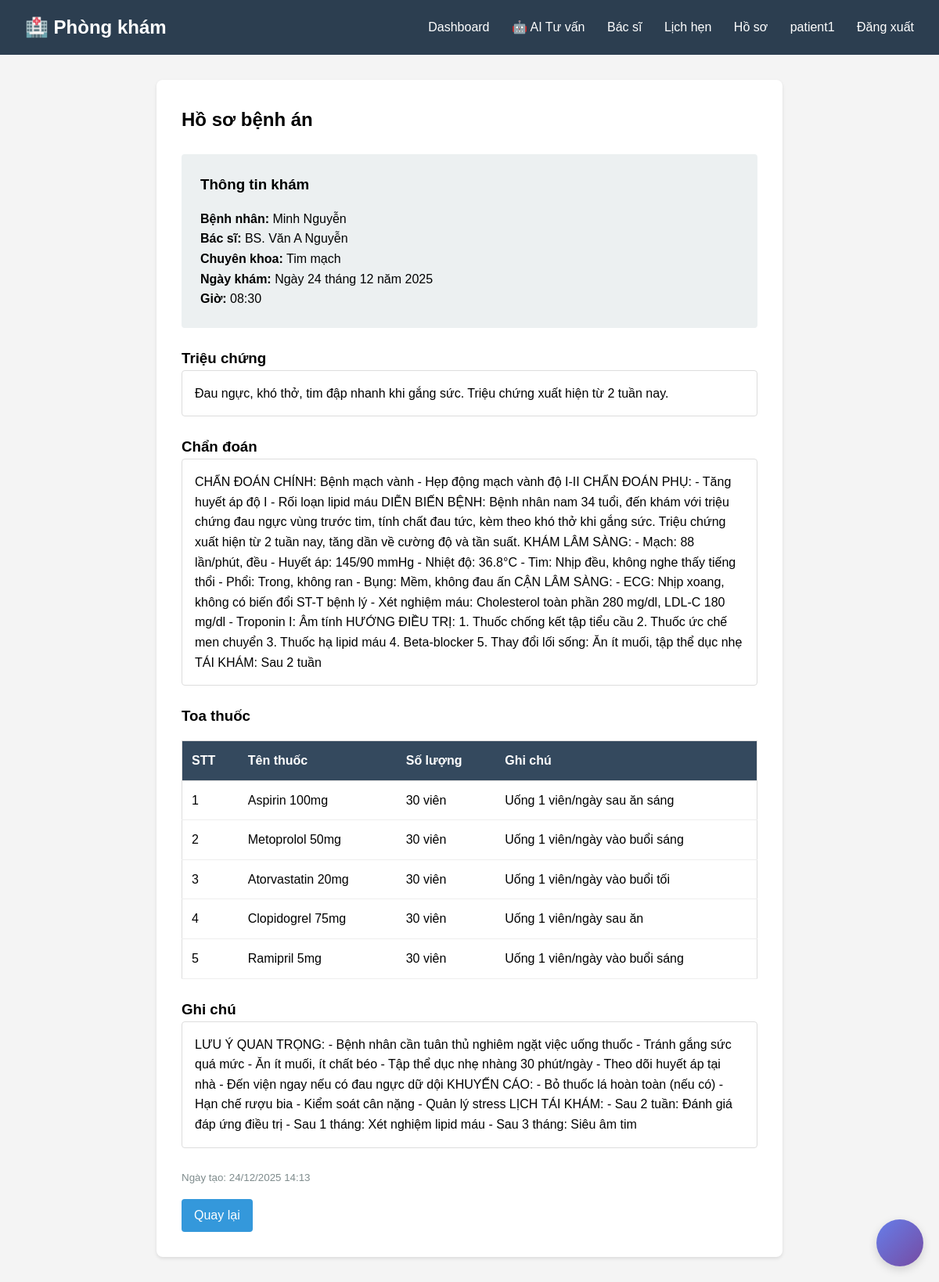
/medical-records/xem-ho-so/17/ (signed in), run on the app's committed database.
### medical_records/models.py (models this page shows, shortened)
class HoSoBenhAn(models.Model):
    lich_hen = models.OneToOneField(LichHen, on_delete=models.CASCADE, related_name='ho_so_benh_an', verbose_name="Lịch hẹn")
    chan_doan = models.TextField(verbose_name="Chẩn đoán")
    ghi_chu = models.TextField(blank=True, verbose_name="Ghi chú")
    ngay_tao = models.DateTimeField(auto_now_add=True, verbose_name="Ngày tạo")
    ngay_cap_nhat = models.DateTimeField(auto_now=True, verbose_name="Cập nhật")
    class Meta:
        verbose_name = "Hồ sơ bệnh án"
        verbose_name_plural = "Hồ sơ bệnh án"
        ordering = ['-ngay_tao']

class ToaThuoc(models.Model):
    ho_so_benh_an = models.ForeignKey(HoSoBenhAn, on_delete=models.CASCADE, related_name='toa_thuoc', verbose_name="Hồ sơ bệnh án")
    thuoc = models.ForeignKey(Thuoc, on_delete=models.CASCADE, verbose_name="Thuốc")
    so_luong = models.PositiveIntegerField(verbose_name="Số lượng")
    ghi_chu = models.CharField(max_length=500, blank=True, verbose_name="Ghi chú")
    class Meta:
        verbose_name = "Toa thuốc"
        verbose_name_plural = "Toa thuốc"

class Thuoc(models.Model):
    ten_thuoc = models.CharField(max_length=200, verbose_name="Tên thuốc")
    don_vi = models.CharField(max_length=50, default="viên", verbose_name="Đơn vị")
    class Meta:
        verbose_name = "Thuốc"
        verbose_name_plural = "Thuốc"

### appointments/models.py (models this page shows, shortened)
class LichHen(models.Model):
    TRANG_THAI_CHOICES = [
        ('pending', 'Chờ xác nhận'),
        ('approved', 'Đã xác nhận'),
        ('canceled', 'Đã hủy'),
        ('completed', 'Hoàn thành'),
    ]
    benh_nhan = models.ForeignKey(HoSoBenhNhan, on_delete=models.CASCADE, related_name='lich_hen', verbose_name="Bệnh nhân")
    bac_si = models.ForeignKey(HoSoBacSi, on_delete=models.CASCADE, related_name='lich_hen', verbose_name="Bác sĩ")
    lich_lam_viec = models.ForeignKey(LichLamViec, on_delete=models.CASCADE, related_name='lich_hen', verbose_name="Lịch")
    ngay = models.DateField(verbose_name="Ngày khám")
    gio = models.TimeField(verbose_name="Giờ khám")
    trang_thai = models.CharField(max_length=20, choices=TRANG_THAI_CHOICES, default='pending', verbose_name="Trạng thái")
    trieu_chung = models.TextField(blank=True, verbose_name="Triệu chứng")
    ngay_tao = models.DateTimeField(auto_now_add=True, verbose_name="Ngày tạo")
    ngay_cap_nhat = models.DateTimeField(auto_now=True, verbose_name="Cập nhật")
    class Meta:
        verbose_name = "Lịch hẹn"
        verbose_name_plural = "Lịch hẹn"
        ordering = ['-ngay', '-gio']

### accounts/models.py (models this page shows, shortened)
class HoSoBenhNhan(models.Model):
    GIOI_TINH_CHOICES = [
        ('M', 'Nam'),
        ('F', 'Nữ'),
        ('O', 'Khác'),
    ]
    nguoi_dung = models.OneToOneField(User, on_delete=models.CASCADE, related_name='ho_so_benh_nhan')
    ngay_sinh = models.DateField(verbose_name="Ngày sinh")
    gioi_tinh = models.CharField(max_length=1, choices=GIOI_TINH_CHOICES, verbose_name="Giới tính")
    so_dien_thoai = models.CharField(max_length=15, verbose_name="Số điện thoại")
    dia_chi = models.TextField(blank=True, verbose_name="Địa chỉ")
    anh_dai_dien = models.ImageField(upload_to='benh_nhan/', blank=True, null=True, verbose_name="Ảnh đại diện")
    class Meta:
        verbose_name = "Hồ sơ bệnh nhân"
        verbose_name_plural = "Hồ sơ bệnh nhân"

class HoSoBacSi(models.Model):
    nguoi_dung = models.OneToOneField(User, on_delete=models.CASCADE, related_name='ho_so_bac_si')
    chuyen_khoa = models.ForeignKey(ChuyenKhoa, on_delete=models.SET_NULL, null=True, verbose_name="Chuyên khoa")
    mo_ta = models.TextField(blank=True, verbose_name="Mô tả")
    bang_cap = models.CharField(max_length=200, verbose_name="Bằng cấp")
    so_dien_thoai = models.CharField(max_length=15, verbose_name="Số điện thoại")
    phi_kham = models.DecimalField(max_digits=10, decimal_places=2, default=0, verbose_name="Phí khám")
    anh_dai_dien = models.ImageField(upload_to='bac_si/', blank=True, null=True, verbose_name="Ảnh đại diện")
    class Meta:
        verbose_name = "Hồ sơ bác sĩ"
        verbose_name_plural = "Hồ sơ bác sĩ"

class ChuyenKhoa(models.Model):
    ten = models.CharField(max_length=100, verbose_name="Tên chuyên khoa")
    mo_ta = models.TextField(blank=True, verbose_name="Mô tả")
    class Meta:
        verbose_name = "Chuyên khoa"
        verbose_name_plural = "Chuyên khoa"
    def __str__(self):
        return self.ten

### medical_records/views.py (the view)
# urls.py: path('xem-ho-so/<int:ho_so_id>/', views.xem_ho_so_benh_an, name='xem_ho_so_benh_an'),
@login_required
def xem_ho_so_benh_an(request, ho_so_id):
    ho_so = get_object_or_404(HoSoBenhAn, id=ho_so_id)
    if hasattr(request.user, 'ho_so_benh_nhan'):
        if ho_so.lich_hen.benh_nhan != request.user.ho_so_benh_nhan:
            messages.error(request, 'Bạn không có quyền xem hồ sơ này')
            return redirect('lich_su_kham_benh')
    elif hasattr(request.user, 'ho_so_bac_si'):
        if ho_so.lich_hen.bac_si != request.user.ho_so_bac_si:
            messages.error(request, 'Bạn không có quyền xem hồ sơ này')
            return redirect('lich_su_kham_benh')
    return render(request, 'medical_records/xem_ho_so_benh_an.html', {'ho_so': ho_so})

### templates/medical_records/xem_ho_so_benh_an.html (shortened to what this page needs)
{% extends 'base.html' %}
{% block content %}
<div class="card" style="max-width: 800px; margin: 0 auto;">
    <h2>Hồ sơ bệnh án</h2>
    <div style="background: #ecf0f1; padding: 1.5rem; border-radius: 4px; margin: 1.5rem 0;">
        <h3 style="margin-bottom: 1rem;">Thông tin khám</h3>
        <p><strong>Bệnh nhân:</strong> {{ ho_so.lich_hen.benh_nhan.nguoi_dung.get_full_name }}</p>
        <p><strong>Bác sĩ:</strong> BS. {{ ho_so.lich_hen.bac_si.nguoi_dung.get_full_name }}</p>
        <p><strong>Chuyên khoa:</strong> {{ ho_so.lich_hen.bac_si.chuyen_khoa }}</p>
        <p><strong>Ngày khám:</strong> {{ ho_so.lich_hen.ngay }}</p>
        <p><strong>Giờ:</strong> {{ ho_so.lich_hen.gio }}</p>
    </div>
    <div style="margin: 1.5rem 0;">
        <h3>Triệu chứng</h3>
        <p style="background: #fff; padding: 1rem; border: 1px solid #ddd; border-radius: 4px;">
            {{ ho_so.lich_hen.trieu_chung|default:"Không có" }}
        </p>
    </div>
    <div style="margin: 1.5rem 0;">
        <h3>Chẩn đoán</h3>
        <p style="background: #fff; padding: 1rem; border: 1px solid #ddd; border-radius: 4px;">
            {{ ho_so.chan_doan }}
        </p>
    </div>
    <div style="margin: 1.5rem 0;">
        <h3>Toa thuốc</h3>
        {% if ho_so.toa_thuoc.exists %}
        <table style="width: 100%; border-collapse: collapse; background: #fff; border: 1px solid #ddd; border-radius: 4px;">
            <thead>
                <tr style="background: #f8f9fa;">
                    <th style="padding: 0.75rem; border-bottom: 1px solid #ddd; text-align: left;">STT</th>
                    <th style="padding: 0.75rem; border-bottom: 1px solid #ddd; text-align: left;">Tên thuốc</th>
                    <th style="padding: 0.75rem; border-bottom: 1px solid #ddd; text-align: left;">Số lượng</th>
                    <th style="padding: 0.75rem; border-bottom: 1px solid #ddd; text-align: left;">Ghi chú</th>
                </tr>
            </thead>
            <tbody>
                {% for thuoc in ho_so.toa_thuoc.all %}
                <tr>
                    <td style="padding: 0.75rem; border-bottom: 1px solid #eee;">{{ forloop.counter }}</td>
                    <td style="padding: 0.75rem; border-bottom: 1px solid #eee;">{{ thuoc.thuoc.ten_thuoc }}</td>
                    <td style="padding: 0.75rem; border-bottom: 1px solid #eee;">{{ thuoc.so_luong }} {{ thuoc.thuoc.don_vi }}</td>
                    <td style="padding: 0.75rem; border-bottom: 1px solid #eee;">{{ thuoc.ghi_chu|default:"-" }}</td>
                </tr>
                {% endfor %}
            </tbody>
        </table>
        {% else %}
        <p style="background: #fff; padding: 1rem; border: 1px solid #ddd; border-radius: 4px; color: #7f8c8d;">
            Không có toa thuốc được kê
        </p>
        {% endif %}
    </div>
    {% if ho_so.ghi_chu %}
    <div style="margin: 1.5rem 0;">
        <h3>Ghi chú</h3>
        <p style="background: #fff; padding: 1rem; border: 1px solid #ddd; border-radius: 4px;">
            {{ ho_so.ghi_chu }}
        </p>
    </div>
    {% endif %}
    <p style="color: #7f8c8d; margin-top: 1.5rem;">
        <small>Ngày tạo: {{ ho_so.ngay_tao|date:"d/m/Y H:i" }}</small>
    </p>
    <a href="{% url 'lich_su_kham_benh' %}" class="btn" style="margin-top: 1rem;">Quay lại</a>
</div>
{% endblock %}

### templates/base.html (shortened to what this page needs)
<!DOCTYPE html>
<html lang="vi">
<head>
</head>
<body>
    <div class="navbar">
        <div class="container">
            <h1>🏥 Phòng khám</h1>
            <nav>
                {% if user.is_authenticated %}
                    <a href="{% url 'bang_dieu_khien' %}">Dashboard</a>
                    {% if user.ho_so_benh_nhan %}
                        <a href="{% url 'ai_chatbox:chat_interface' %}">🤖 AI Tư vấn</a>
                        <a href="{% url 'danh_sach_bac_si' %}">Bác sĩ</a>
                        <a href="{% url 'lich_hen_cua_toi' %}">Lịch hẹn</a>
                        <a href="{% url 'lich_su_kham_benh' %}">Hồ sơ</a>
                    {% elif user.ho_so_bac_si %}
                        <a href="{% url 'lich_lam_viec_cua_toi' %}">Lịch làm việc</a>
                        <a href="{% url 'lich_hen_cua_toi' %}">Lịch hẹn</a>
                        <a href="{% url 'lich_su_kham_benh' %}">Hồ sơ bệnh án</a>
                    {% else %}
                        <a href="{% url 'danh_sach_bac_si' %}">Bác sĩ</a>
                        <a href="{% url 'lich_hen_cua_toi' %}">Lịch hẹn</a>
                        <a href="{% url 'lich_su_kham_benh' %}">Hồ sơ</a>
                        <a href="{% url 'quan_ly_bac_si' %}">Quản lý bác sĩ</a>
                    {% endif %}
                    <a href="{% url 'ho_so' %}">{{ user.username }}</a>
                    <a href="{% url 'dang_xuat' %}">Đăng xuất</a>
                {% else %}
                    <a href="{% url 'dang_nhap' %}">Đăng nhập</a>
                    <a href="{% url 'dang_ky' %}">Đăng ký</a>
                {% endif %}
            </nav>
        </div>
    </div>
    <div class="container">
        {% block content %}{% endblock %}
    </div>
    {% if user.is_authenticated and user.ho_so_benh_nhan %}
        {% include 'ai_chatbox/widget.html' %}
    {% endif %}
</body>
</html>

### templates/base.html (style rules this page uses)
* { margin: 0; padding: 0; box-sizing: border-box; }
body { font-family: Arial, sans-serif; line-height: 1.6; background: #f4f4f4; }
.navbar { background: #2c3e50; color: white; padding: 1rem; }
.navbar .container { max-width: 1200px; margin: 0 auto; display: flex; justify-content: space-between; align-items: center; }
.navbar h1 { font-size: 1.5rem; }
.navbar nav a { color: white; text-decoration: none; margin-left: 1.5rem; }
.container { max-width: 1200px; margin: 2rem auto; padding: 0 1rem; }
.card { background: white; padding: 2rem; border-radius: 8px; box-shadow: 0 2px 4px rgba(0,0,0,0.1); margin-bottom: 2rem; }
.btn { display: inline-block; padding: 0.5rem 1rem; background: #3498db; color: white; text-decoration: none; border-radius: 4px; border: none; cursor: pointer; }
table { width: 100%; border-collapse: collapse; margin-top: 1rem; }
table th, table td { padding: 0.75rem; text-align: left; border-bottom: 1px solid #ddd; }
table th { background: #34495e; color: white; }

### data on the page
HoSoBenhAn: lich_hen.benh_nhan.nguoi_dung.get_full_name "Minh Nguyễn", lich_hen.bac_si.nguoi_dung.get_full_name "Văn A Nguyễn", lich_hen.bac_si.chuyen_khoa "Tim mạch", lich_hen.ngay "Ngày 24 tháng 12 năm 2025", lich_hen.gio "08:30", lich_hen.trieu_chung "Đau ngực, khó thở, tim đập nhanh khi gắng sức. Triệu chứng xuất hiện từ 2 tuần nay.", chan_doan "CHẨN ĐOÁN CHÍNH: Bệnh mạch vành - Hẹp động mạch vành độ I-II CHẨN ĐOÁN PHỤ: - Tăng huyết áp độ I - Rối loạn lipid máu DIỄN BIẾN BỆNH: Bệnh nhân nam 34 tuổi, đến khám với triệu chứng đau ngực vùng trước tim, tính chất đau tức, kèm theo khó thở khi gắng sức. Triệu chứng xuất hiện từ 2 tuần nay, tăng dần về cường độ và tần suất. KHÁM LÂM SÀNG: - Mạch: 88 lần/phút, đều - Huyết áp: 145/90 mmHg - Nhiệt độ: 36.8°C - Tim: Nhịp đều, không nghe thấy tiếng thổi - Phổi: Trong, không ran - Bụng: Mềm, không đau ấn CẬN LÂM SÀNG: - ECG: Nhịp xoang, không có biến đổi ST-T bệnh lý - Xét nghiệm máu: Cholesterol toàn phần 280 mg/dl, LDL-C 180 mg/dl - Troponin I: Âm tính HƯỚNG ĐIỀU TRỊ: 1. Thuốc chống kết tập…", ghi_chu "LƯU Ý QUAN TRỌNG: - Bệnh nhân cần tuân thủ nghiêm ngặt việc uống thuốc - Tránh gắng sức quá mức - Ăn ít muối, ít chất béo - Tập thể dục nhẹ nhàng 30 phút/ngày - Theo dõi huyết áp tại nhà - Đến viện ngay nếu có đau ngực dữ dội KHUYẾN CÁO: - Bỏ thuốc lá hoàn toàn (nếu có) - Hạn chế rượu bia - Kiểm soát cân nặng - Quản lý stress LỊCH TÁI KHÁM: - Sau 2 tuần: Đánh giá đáp ứng điều trị - Sau 1 tháng: Xét nghiệm lipid máu - Sau 3 tháng: Siêu âm tim", ngay_tao "24/12/2025 14:13"
ToaThuoc: thuoc.ten_thuoc "Aspirin 100mg", so_luong "30", thuoc.don_vi "viên", ghi_chu "Uống 1 viên/ngày sau ăn sáng"
ToaThuoc: thuoc.ten_thuoc "Metoprolol 50mg", so_luong "30", thuoc.don_vi "viên", ghi_chu "Uống 1 viên/ngày vào buổi sáng"
ToaThuoc: thuoc.ten_thuoc "Atorvastatin 20mg", so_luong "30", thuoc.don_vi "viên", ghi_chu "Uống 1 viên/ngày vào buổi tối"
ToaThuoc: thuoc.ten_thuoc "Clopidogrel 75mg", so_luong "30", thuoc.don_vi "viên", ghi_chu "Uống 1 viên/ngày sau ăn"
ToaThuoc: thuoc.ten_thuoc "Ramipril 5mg", so_luong "30", thuoc.don_vi "viên", ghi_chu "Uống 1 viên/ngày vào buổi sáng"

### other printed values
{{ user.username }} "patient1"
